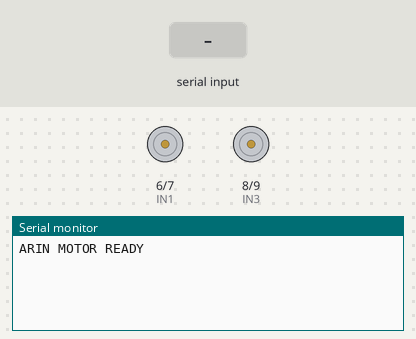
Simulated run of this sketch. Board: Arduino Uno, built with avr-gcc and run on an emulated ATmega328P. On the bench: motor-driver pin pairs drawn as motors (green arrow = first pin HIGH = forward, orange = second pin HIGH = backward, longer = more drive, scaled by the enable pin), the last lines printed to the serial monitor. Inputs (shaded band) come from the test bench.

Above: at 1.2 s.
1.3 s: "MOVE:FWD:\n" received over Serial
At 2.4 s:
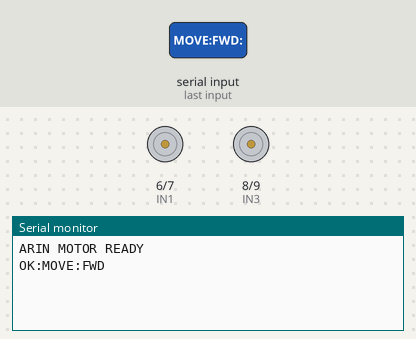
2.8 s: "MOVE:BACK:\n" received over Serial
At 3.6 s:
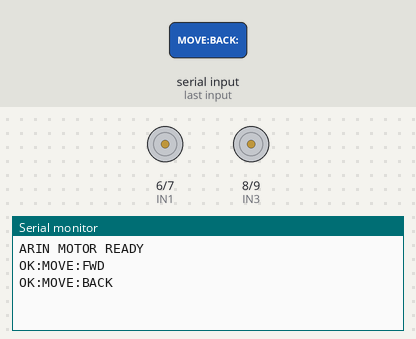
4.3 s: "TURN:LEFT:\n" received over Serial
At 4.7 s:
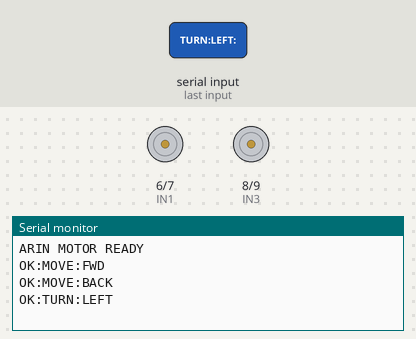
5.8 s: "TURN:RIGHT:\n" received over Serial
At 7.0 s:
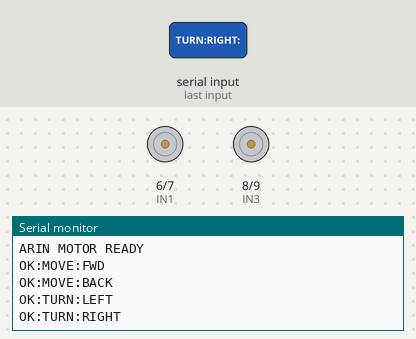

The sketch:

arduino_motor.ino
```cpp
#define ENA 5
#define IN1 6
#define IN2 7
#define IN3 8
#define IN4 9
#define ENB 10

const float LEFT_POWER_FACTOR = 0.80;

String command = "";

void stopMotors() {
  analogWrite(ENA, 0);
  analogWrite(ENB, 0);

  digitalWrite(IN1, LOW);
  digitalWrite(IN2, LOW);
  digitalWrite(IN3, LOW);
  digitalWrite(IN4, LOW);
}

void moveForward(int speed) {
  analogWrite(ENA, (int)(speed * LEFT_POWER_FACTOR));
  analogWrite(ENB, speed);

  digitalWrite(IN1, HIGH);
  digitalWrite(IN2, LOW);

  digitalWrite(IN3, HIGH);
  digitalWrite(IN4, LOW);
}

void moveBackward(int speed) {
  analogWrite(ENA, (int)(speed * LEFT_POWER_FACTOR));
  analogWrite(ENB, speed);

  digitalWrite(IN1, LOW);
  digitalWrite(IN2, HIGH);

  digitalWrite(IN3, LOW);
  digitalWrite(IN4, HIGH);
}

void turnLeft(int speed) {
  analogWrite(ENA, (int)(speed * LEFT_POWER_FACTOR));
  analogWrite(ENB, speed);

  digitalWrite(IN1, LOW);
  digitalWrite(IN2, HIGH);

  digitalWrite(IN3, HIGH);
  digitalWrite(IN4, LOW);
}

void turnRight(int speed) {
  analogWrite(ENA, (int)(speed * LEFT_POWER_FACTOR));
  analogWrite(ENB, speed);

  digitalWrite(IN1, HIGH);
  digitalWrite(IN2, LOW);

  digitalWrite(IN3, LOW);
  digitalWrite(IN4, HIGH);
}

void leftForward(int speed) {
  analogWrite(ENA, (int)(speed * LEFT_POWER_FACTOR));
  digitalWrite(IN1, HIGH);
  digitalWrite(IN2, LOW);
}

void leftBackward(int speed) {
  analogWrite(ENA, (int)(speed * LEFT_POWER_FACTOR));
  digitalWrite(IN1, LOW);
  digitalWrite(IN2, HIGH);
}

void rightForward(int speed) {
  analogWrite(ENB, speed);
  digitalWrite(IN3, HIGH);
  digitalWrite(IN4, LOW);
}

void rightBackward(int speed) {
  analogWrite(ENB, speed);
  digitalWrite(IN3, LOW);
  digitalWrite(IN4, HIGH);
}

void setup() {
  Serial.begin(115200);

  pinMode(ENA, OUTPUT);
  pinMode(ENB, OUTPUT);

  pinMode(IN1, OUTPUT);
  pinMode(IN2, OUTPUT);
  pinMode(IN3, OUTPUT);
  pinMode(IN4, OUTPUT);

  stopMotors();

  Serial.println("ARIN MOTOR READY");
}

void loop() {
  if (Serial.available()) {
    command = Serial.readStringUntil('\n');
    command.trim();
    command.toUpperCase();

    processCommand(command);
  }
}

void processCommand(String cmd) {

  if (cmd == "STOP") {
    stopMotors();
    Serial.println("OK:STOP");
  }

  else if (cmd.startsWith("MOVE:FWD:")) {
    int speed = constrain(cmd.substring(9).toInt(), 0, 255);
    moveForward(speed);
    Serial.println("OK:MOVE:FWD");
  }

  else if (cmd.startsWith("MOVE:BACK:")) {
    int speed = constrain(cmd.substring(10).toInt(), 0, 255);
    moveBackward(speed);
    Serial.println("OK:MOVE:BACK");
  }

  else if (cmd.startsWith("TURN:LEFT:")) {
    int speed = constrain(cmd.substring(10).toInt(), 0, 255);
    turnLeft(speed);
    Serial.println("OK:TURN:LEFT");
  }

  else if (cmd.startsWith("TURN:RIGHT:")) {
    int speed = constrain(cmd.substring(11).toInt(), 0, 255);
    turnRight(speed);
    Serial.println("OK:TURN:RIGHT");
  }

  else if (cmd.startsWith("LEFT:FWD:")) {
    int speed = constrain(cmd.substring(9).toInt(), 0, 255);
    leftForward(speed);
    Serial.println("OK:LEFT:FWD");
  }

  else if (cmd.startsWith("LEFT:BACK:")) {
    int speed = constrain(cmd.substring(10).toInt(), 0, 255);
    leftBackward(speed);
    Serial.println("OK:LEFT:BACK");
  }

  else if (cmd.startsWith("RIGHT:FWD:")) {
    int speed = constrain(cmd.substring(10).toInt(), 0, 255);
    rightForward(speed);
    Serial.println("OK:RIGHT:FWD");
  }

  else if (cmd.startsWith("RIGHT:BACK:")) {
    int speed = constrain(cmd.substring(11).toInt(), 0, 255);
    rightBackward(speed);
    Serial.println("OK:RIGHT:BACK");
  }

  else if (cmd == "STATUS") {
    Serial.println("ARIN:MOTOR:READY");
  }

  else {
    Serial.print("ERR:");
    Serial.println(cmd);
  }
}
```

Measured:
- after the input at 1.3 s, the serial monitor: prints a new line at once (image 1)
- after the input at 2.8 s, the serial monitor: prints a new line at once (image 2)
- after the input at 4.3 s, the serial monitor: prints a new line at once (image 3)
- after the input at 5.8 s, the serial monitor: prints a new line at once (image 4)
